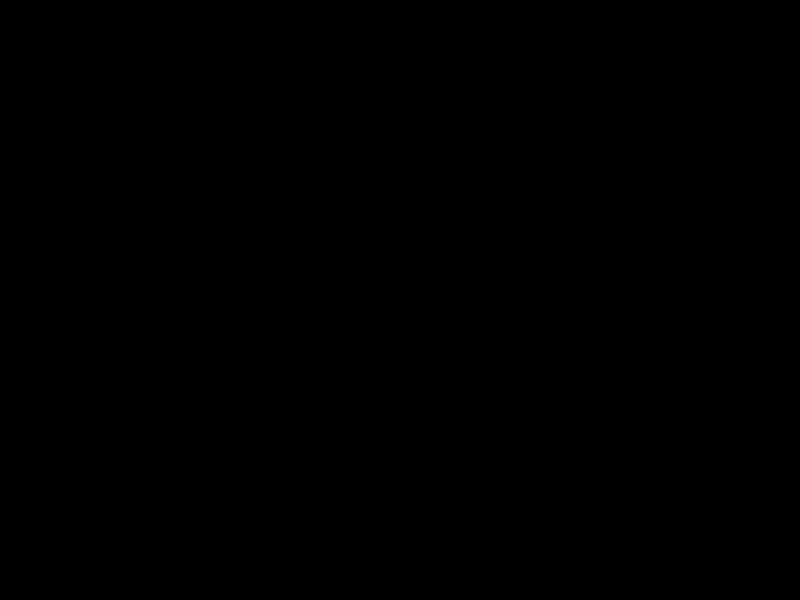
Frame 1 (no input)
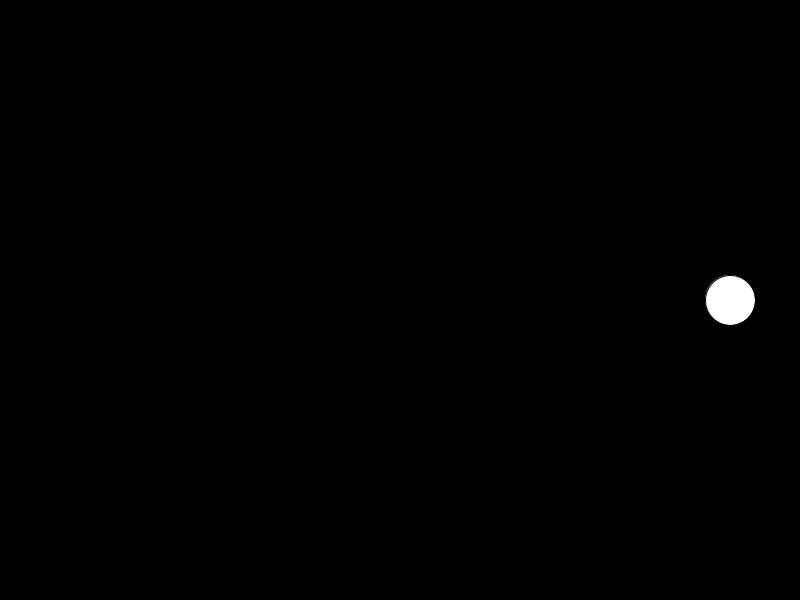
Frame 60 (the mouse pressed at the canvas centre just before this capture)
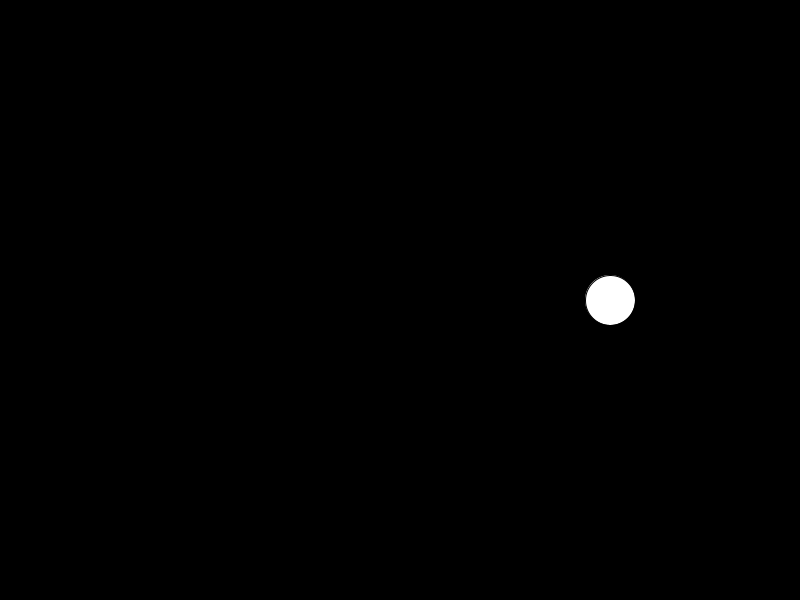
Frame 120 (the mouse held since frame 60 and released just before this capture)

The Processing sketch that drew these frames (run headless with seeded random() and noise(); from frame 60 on, the mouse is pressed at the canvas centre):

// Processing sketch: sketch_140422b
// ── sketch_140422b.pde
int rad = 50;
int e_x = 800 + rad;
int e_y = 300;
int dx = 2;


void setup(){
  size(800,600);
}


void draw(){
  background(0);
  e_x = e_x - dx;
  fill(255);
  ellipse(e_x,e_y,rad,rad);
}
